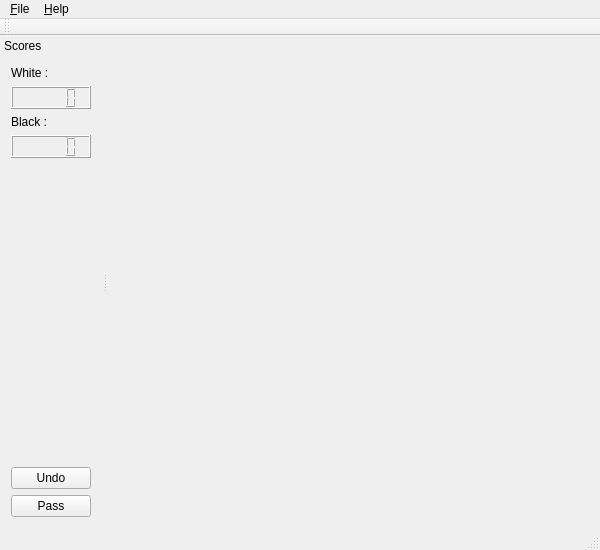
<?xml version="1.0" encoding="UTF-8"?>
<ui version="4.0">
 <class>QGoban</class>
 <widget class="QMainWindow" name="QGoban">
  <property name="geometry">
   <rect>
    <x>0</x>
    <y>0</y>
    <width>600</width>
    <height>550</height>
   </rect>
  </property>
  <property name="minimumSize">
   <size>
    <width>500</width>
    <height>500</height>
   </size>
  </property>
  <property name="windowTitle">
   <string>QGoban</string>
  </property>
  <property name="animated">
   <bool>true</bool>
  </property>
  <widget class="QWidget" name="centralWidget">
   <property name="sizePolicy">
    <sizepolicy hsizetype="Minimum" vsizetype="Minimum">
     <horstretch>0</horstretch>
     <verstretch>0</verstretch>
    </sizepolicy>
   </property>
  </widget>
  <widget class="QMenuBar" name="menuBar">
   <property name="geometry">
    <rect>
     <x>0</x>
     <y>0</y>
     <width>600</width>
     <height>23</height>
    </rect>
   </property>
   <widget class="QMenu" name="menuFile">
    <property name="title">
     <string>&amp;File</string>
    </property>
    <addaction name="action_New"/>
    <addaction name="action_Open"/>
    <addaction name="separator"/>
    <addaction name="action_Save"/>
    <addaction name="separator"/>
    <addaction name="action_Quit"/>
   </widget>
   <widget class="QMenu" name="menu_Help">
    <property name="title">
     <string>&amp;Help</string>
    </property>
    <addaction name="action_About"/>
   </widget>
   <addaction name="menuFile"/>
   <addaction name="menu_Help"/>
  </widget>
  <widget class="QToolBar" name="mainToolBar">
   <attribute name="toolBarArea">
    <enum>TopToolBarArea</enum>
   </attribute>
   <attribute name="toolBarBreak">
    <bool>false</bool>
   </attribute>
  </widget>
  <widget class="QStatusBar" name="statusBar"/>
  <widget class="QDockWidget" name="dockWidget">
   <property name="sizePolicy">
    <sizepolicy hsizetype="Fixed" vsizetype="Preferred">
     <horstretch>0</horstretch>
     <verstretch>0</verstretch>
    </sizepolicy>
   </property>
   <property name="features">
    <set>QDockWidget::NoDockWidgetFeatures</set>
   </property>
   <property name="allowedAreas">
    <set>Qt::LeftDockWidgetArea</set>
   </property>
   <property name="windowTitle">
    <string>Scores</string>
   </property>
   <attribute name="dockWidgetArea">
    <number>1</number>
   </attribute>
   <widget class="QWidget" name="dockWidgetContents">
    <layout class="QVBoxLayout" name="verticalLayout">
     <item>
      <widget class="QLabel" name="label">
       <property name="text">
        <string>White :</string>
       </property>
      </widget>
     </item>
     <item>
      <widget class="QLCDNumber" name="lcdNumberWhite"/>
     </item>
     <item>
      <widget class="QLabel" name="label_2">
       <property name="text">
        <string>Black :</string>
       </property>
      </widget>
     </item>
     <item>
      <widget class="QLCDNumber" name="lcdNumberBlack"/>
     </item>
     <item>
      <spacer name="verticalSpacer">
       <property name="orientation">
        <enum>Qt::Vertical</enum>
       </property>
       <property name="sizeHint" stdset="0">
        <size>
         <width>20</width>
         <height>40</height>
        </size>
       </property>
      </spacer>
     </item>
     <item>
      <widget class="QPushButton" name="pushButtonUndo">
       <property name="text">
        <string>Undo</string>
       </property>
      </widget>
     </item>
     <item>
      <widget class="QPushButton" name="pushButtonPass">
       <property name="text">
        <string>Pass</string>
       </property>
      </widget>
     </item>
    </layout>
   </widget>
  </widget>
  <action name="action_New">
   <property name="text">
    <string>&amp;New</string>
   </property>
  </action>
  <action name="action_Quit">
   <property name="text">
    <string>&amp;Quit</string>
   </property>
  </action>
  <action name="action_About">
   <property name="text">
    <string>&amp;About</string>
   </property>
  </action>
  <action name="action_Save">
   <property name="text">
    <string>&amp;Save</string>
   </property>
  </action>
  <action name="action_Open">
   <property name="text">
    <string>&amp;Open</string>
   </property>
  </action>
 </widget>
 <layoutdefault spacing="6" margin="11"/>
 <resources/>
 <connections/>
</ui>
